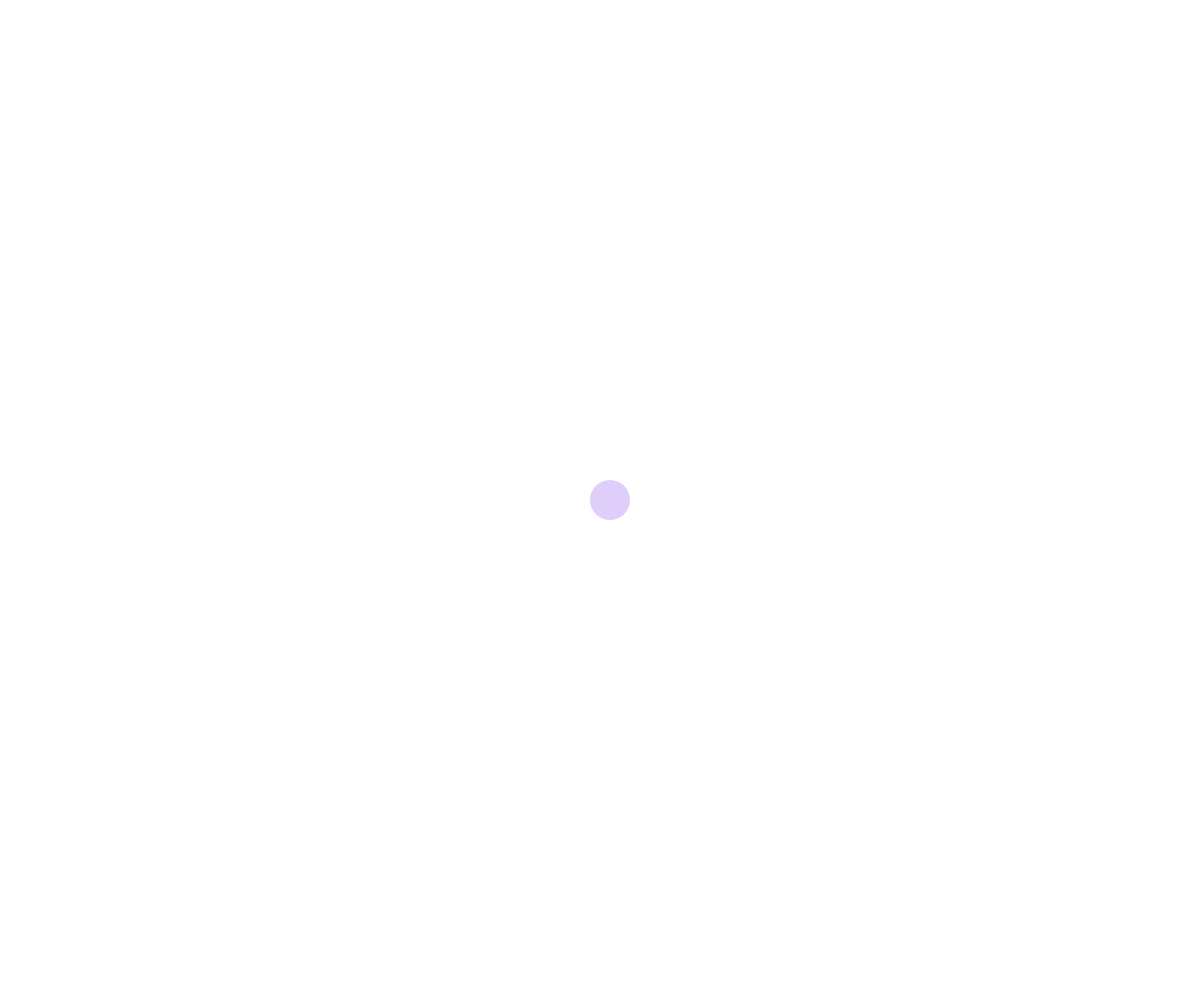
Frame 1 (no input)
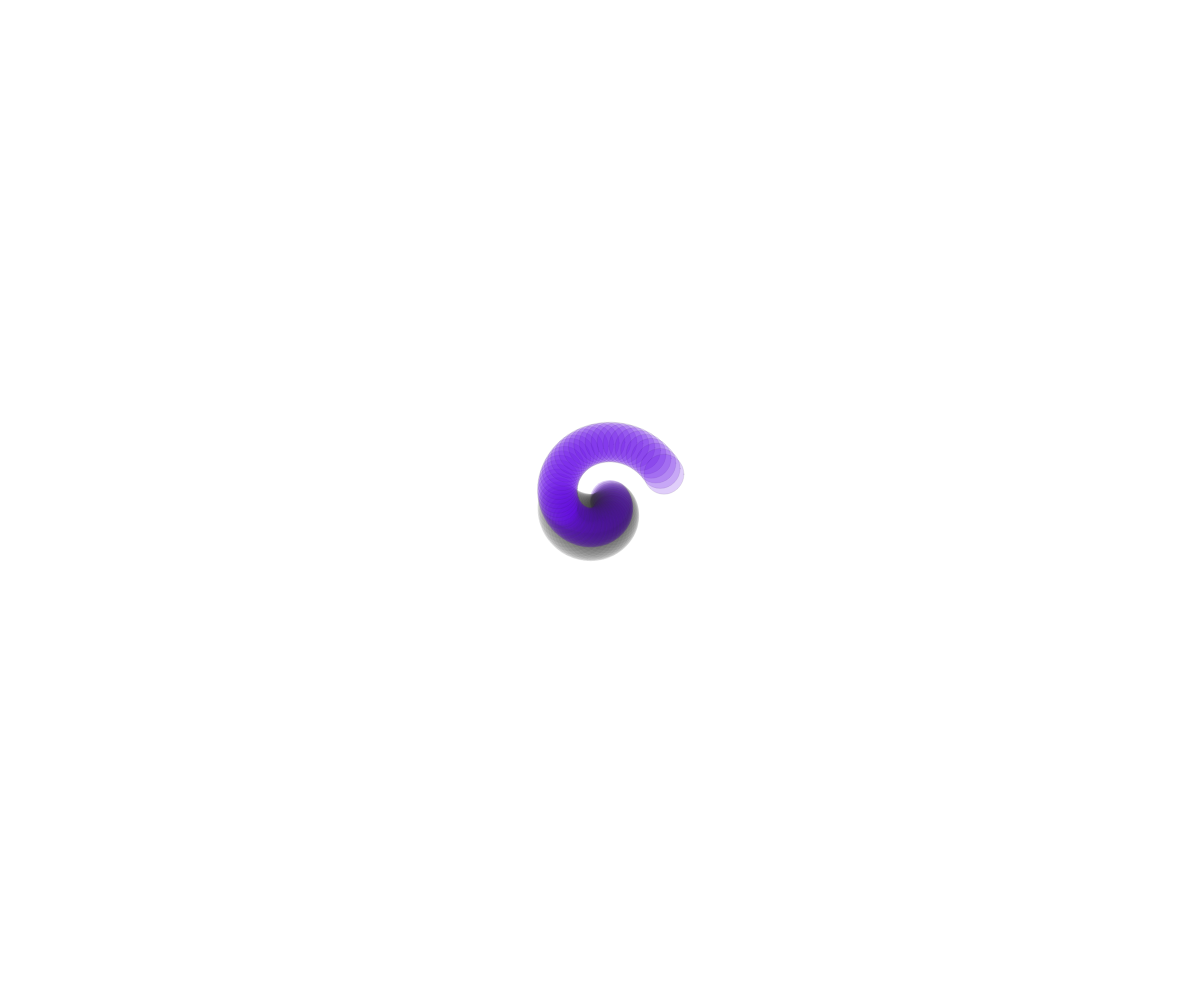
Frame 60 (no input)
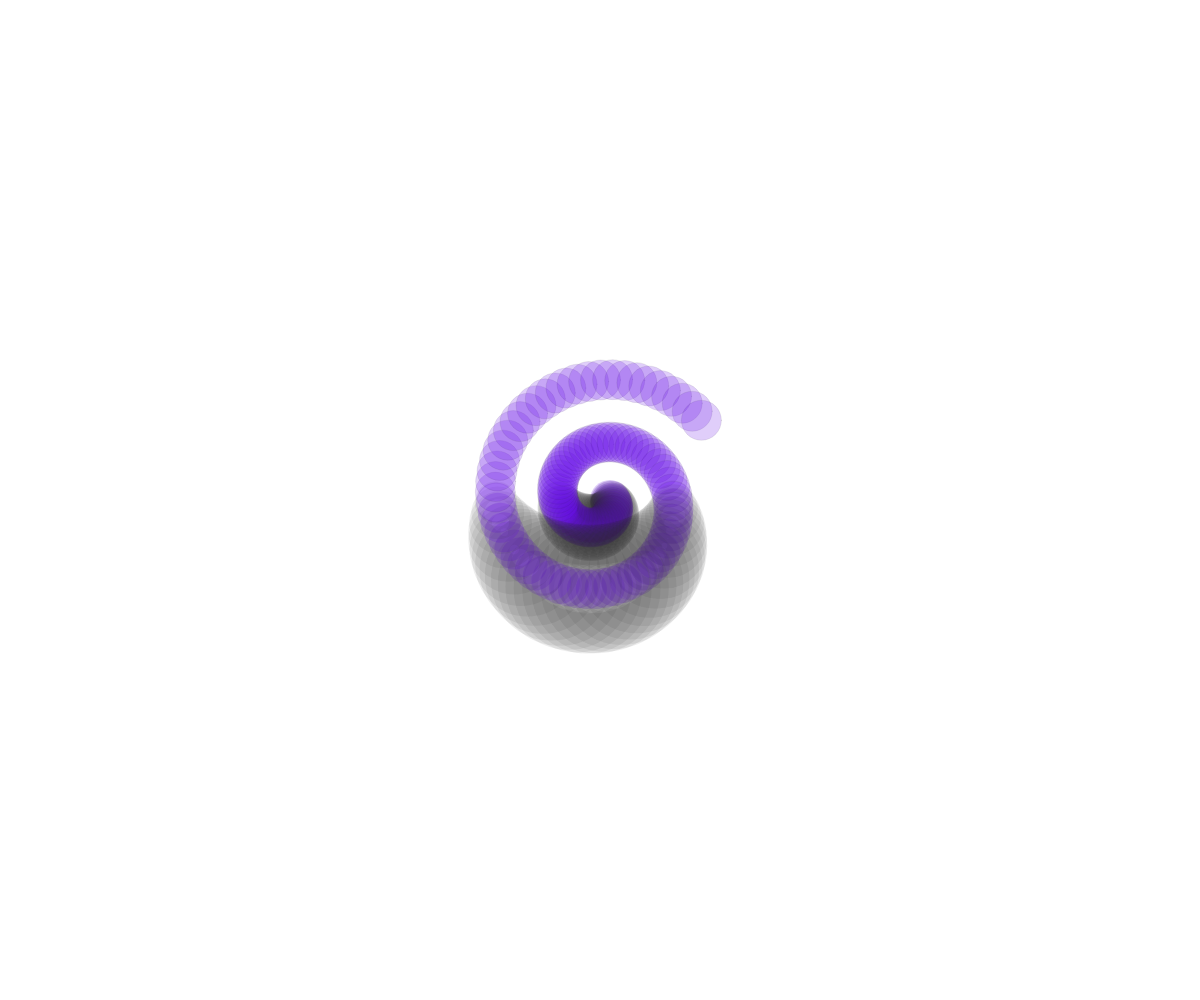
Frame 120 (the mouse pressed at the canvas centre since frame 60)

The p5.js sketch that drew these frames (run headless with seeded random() and noise() and a simulated clock; from frame 60 on, the mouse is pressed at the canvas centre):

// p5.js sketch
// ── sketch.js
var a = 0;
var r = 10;

function setup() {
  createCanvas(windowWidth, windowHeight);
  background(255);
  frameRate(30);
}

function draw() {
  noFill();

  var x = r * cos(a);
  var y = r * sin(a);

  a += 0.1;
  r += 1;

  push();
  translate(width / 2, height / 2);
  strokeWeight(y);
  stroke(40, 20);
  fill(100, 10, 230, 50)
  ellipse(x, y, 40, 40);
  pop();

}
// ── style.css
html, body {
  margin: 0;
  padding: 0;
  background-color: #5f0979;
canvas {
  display: block;
}
